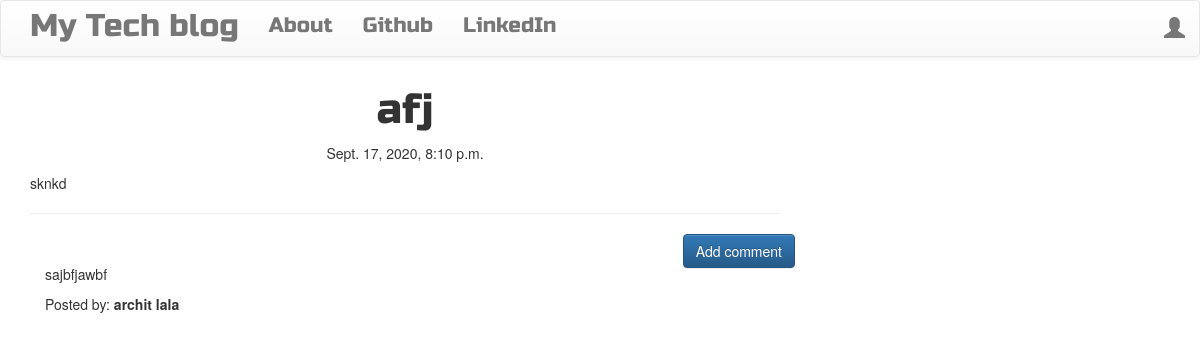
Screenshot of /post/2 with the database file from the repository.
### blog/models.py (models this page shows, shortened)
class Post(models.Model):
    author = models.ForeignKey('auth.User',on_delete=models.CASCADE)
    title = models.CharField(max_length=50)
    text = models.TextField()
    create_date = models.DateTimeField(default=timezone.now)
    publish_date = models.DateTimeField(blank=True,null=True)

class Comment(models.Model):
    post = models.ForeignKey(Post,on_delete=models.CASCADE,related_name='comments')
    author = models.CharField(max_length=50)
    text = models.TextField()
    create_date = models.DateTimeField(default=timezone.now)
    approved_comment = models.BooleanField(default=False)

### blog/views.py (the view)
# urls.py: path('post/<int:pk>',PostDetailView.as_view(),name='post_detail'),
class PostDetailView(DetailView):
    model = Post

### blog/templates/blog/post_detail.html (shortened to what this page needs)
{% extends 'blog/base.html' %}
{% block bodyblock %}
 <h1 class='posttitle loader'>{{ post.title }}</h1>
        {% if post.publish_date %}
            <div class="date postdate">
                {{ post.publish_date }}
            </div>
        {% else %}
            <a class="btn btn-default" href="{% url 'post_publish' pk=post.pk %}">Publish</a>
        {% endif %}
      <p class='postcontent' >{{ post.text|safe|linebreaksbr }}</p>
  <hr>
  <a class="btn btn-primary btn-comment" href="{% url 'add_comment_to_post' pk=post.pk %}">Add comment</a>
  <div class="container">
  {% for comment in post.comments.all %}
  <br>
      {% if user.is_authenticated or comment.approved_comment %}
          <p>{{ comment.text|safe|linebreaks }}</p>
          <p>Posted by: <strong>{{ comment.author }}</strong></p>
      {% endif %}
  {% empty %}
      <p>No comments posted.</p>
  {% endfor %}
</div>
{% endblock bodyblock %}

### blog/static/blog/css/blog.css (style rules this page uses)
.postdate { text-align: center; }
.posttitle { font-family: 'Russo One', sans-serif; font-size: 3em; text-align: center; }
.postcontent { font-family: 'Montserrat'; font-size: 1.5em; }
.btn-comment { position: absolute; right: 0px; }
.loader { filter:hue-rotate(0deg); color: linear-gradient(45deg,#0f8,#08f); animation:hue 5000ms infinite linear; }

### rows the page displays
Post: title "afj", publish_date "Sept. 17, 2020, 8:10 p.m.", text "sknkd"
Comment: text "sajbfjawbf", author "archit lala"
